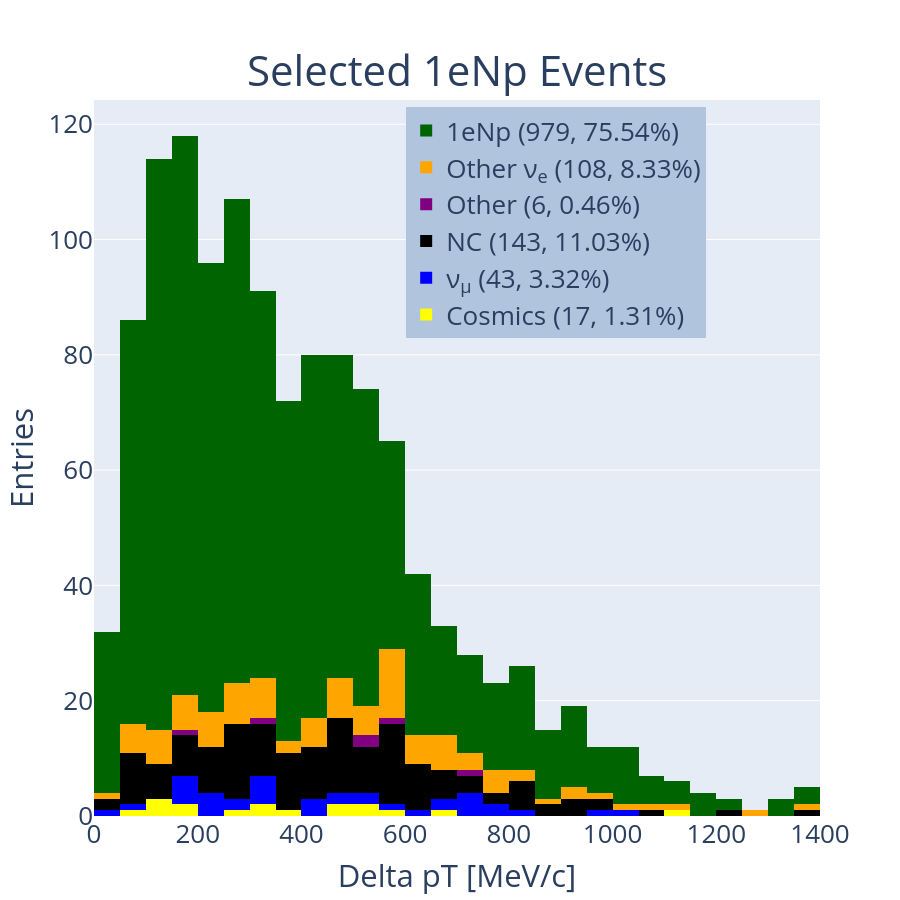
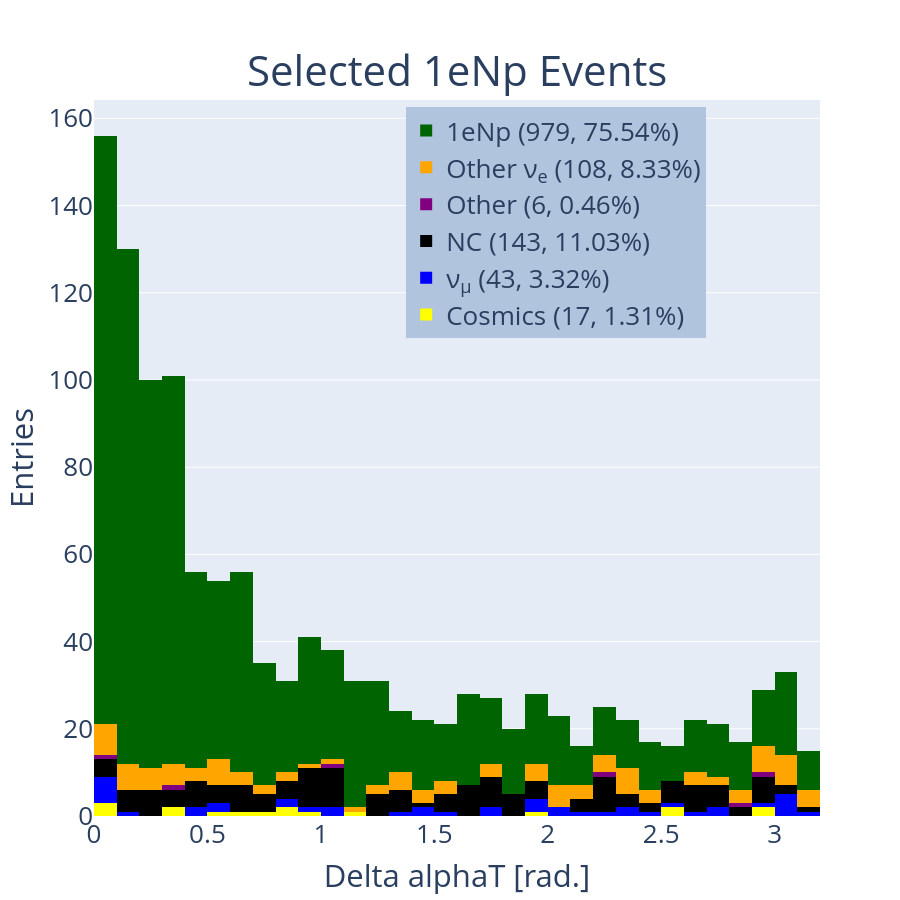
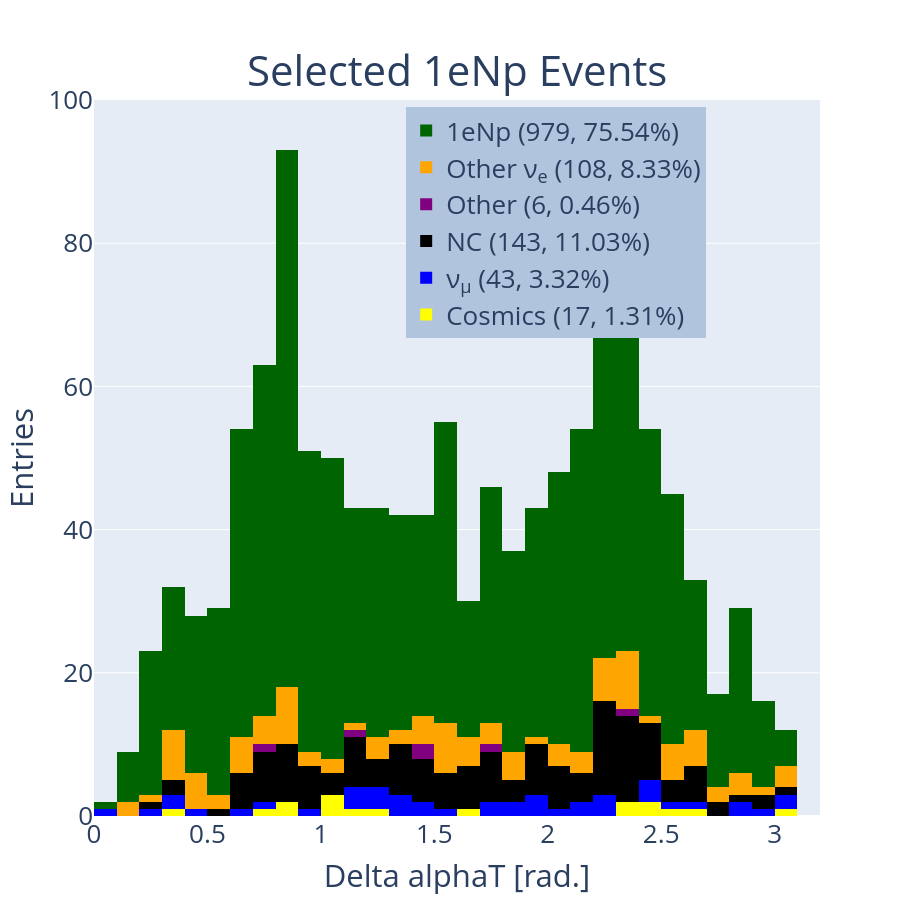

Notebook code cell kept with these figures, in order:
### Code cell
#hist_1d('reco_nu_energy',[0,5000],[0,5000,250],'Reco Neutrino Energy [MeV]','Selected 1e1p Events','1e1p')
hist_1d('delta_pt_reco',[0,1400],[0,10000,50],'Delta pT [MeV/c]','Selected 1eNp Events','1eNp')
hist_1d('delta_phiT_reco',[0,3.2],[0,5,.1],'Delta alphaT [rad.]','Selected 1eNp Events','1eNp')
hist_1d('delta_alphaT_reco',[0,3.2],[-10,10,.1],'Delta alphaT [rad.]','Selected 1eNp Events','1eNp')
#hist_1d('reco_nu_energy',[0,5000],[0,5000,100],'Reco Neutrino Energy [MeV]','Selected CC \u03BD<sub>e</sub> Inclusive Events','Nue')

### Figure 1 — Plotly figure (JSON) as saved in the notebook; plotly's stock layout.template omitted (floating-point values rounded to 4 significant figures; data arrays with more than 128 entries replaced by an {"elided": "..."} marker saying what was removed)
{"data": [{"marker": {"color": "yellow"}, "name": "Cosmics (17, 1.31%)", "type": "histogram", "x": [667.0, 103.3, 276.3, 555.2, 391.6, 156.8, 540.0, 319.3, 309.4, 127.5, 1100.0, 454.0, 112.1, 529.2, 483.7, 87.7, 171.6], "xaxis": "x", "xbins": {"end": 10000, "size": 50, "start": 0}, "yaxis": "y"}, {"marker": {"color": "blue"}, "name": "ν<sub>μ</sub> (43, 3.32%)", "type": "histogram", "x": [493.1, 2782.0, 403.5, 616.8, 313.0, 325.9, 84.56, 427.0, 158.7, 326.8, 651.2, 341.0, 740.4, 199.2, 712.8, 150.2, 1442.0, 171.6, 993.8, 198.7, 38.2, 229.2, 554.2, 1458.0, 1001.0, 307.0, 255.4, 239.0, 787.5, 237.9, 823.3, 477.9, 697.1, 738.2, 1515.0, 730.1, 2535.0, 536.7, 253.1, 242.9, 431.3, 758.8, 523.9], "xaxis": "x", "xbins": {"end": 10000, "size": 50, "start": 0}, "yaxis": "y"}, {"marker": {"color": "black"}, "name": "NC (143, 11.03%)", "type": "histogram", "x": {"elided": "143 float values"}, "xaxis": "x", "xbins": {"end": 10000, "size": 50, "start": 0}, "yaxis": "y"}, {"marker": {"color": "purple"}, "name": "Other (6, 0.46%)", "type": "histogram", "x": [304.2, 547.6, 741.9, 167.5, 565.0, 512.6], "xaxis": "x", "xbins": {"end": 10000, "size": 50, "start": 0}, "yaxis": "y"}, {"marker": {"color": "orange"}, "name": "Other ν<sub>e</sub> (108, 8.33%)", "type": "histogram", "x": [348.4, 602.2, 574.6, 595.9, 191.7, 621.1, 1274.0, 183.4, 2340.0, 342.7, 158.7, 257.9, 1041.0, 62.41, 387.8, 655.2, 686.1, 292.7, 4099.0, 432.5, 588.6, 571.0, 439.3, 1408.0, 792.3, 180.9, 840.5, 567.9, 658.6, 536.4, 451.2, 4670.0, 1592.0, 1119.0, 579.1, 561.9, 71.76, 620.9, 594.9, 654.9, 1515.0, 1356.0, 268.4, 116.1, 678.5, 291.7, 255.8, 697.1, 466.9, 938.5, 418.3, 789.5, 744.4, 43.04, 863.7, 145.4, 184.1, 470.9, 553.0, 594.1, 558.4, 344.1, 815.1, 307.2, 530.9, 3512.0, 145.1, 2874.0, 247.7, 644.7, 961.8, 223.4, 282.6, 735.3, 206.0, 431.2, 310.2, 138.2, 2230.0, 442.0, 374.2, 489.3, 501.4, 2218.0, 508.2, 530.2, 495.1, 466.6, 778.3, 56.42, 327.5, 1078.0, 251.3, 630.2, 241.5, 66.57, 78.75, 560.8, 229.0, 923.2, 189.9, 119.3, 728.5, 795.2, 467.1, 305.7, 128.1, 205.5], "xaxis": "x", "xbins": {"end": 10000, "size": 50, "start": 0}, "yaxis": "y"}, {"marker": {"color": "darkgreen"}, "name": "1eNp (979, 75.54%)", "type": "histogram", "x": {"elided": "979 float values"}, "xaxis": "x", "xbins": {"end": 10000, "size": 50, "start": 0}, "yaxis": "y"}], "layout": {"annotations": [{"font": {"size": 46}, "showarrow": false, "text": "<span style='font-size: 42px;'>Selected 1eNp Events", "x": 0.5, "xanchor": "center", "xref": "paper", "y": 1, "yanchor": "bottom", "yref": "paper"}], "barmode": "stack", "font": {"size": 26}, "height": 900, "legend": {"bgcolor": "LightSteelBlue", "bordercolor": "Black", "x": 0.43, "xanchor": "left", "y": 0.99, "yanchor": "top"}, "showlegend": true, "width": 900, "xaxis": {"anchor": "y", "domain": [0, 1], "range": [0, 1400], "title": {"text": "Delta pT [MeV/c]"}}, "yaxis": {"anchor": "x", "domain": [0, 1], "title": {"text": "Entries"}}}}

### Figure 2 — Plotly figure (JSON) as saved in the notebook; plotly's stock layout.template omitted (floating-point values rounded to 4 significant figures; data arrays with more than 128 entries replaced by an {"elided": "..."} marker saying what was removed)
{"data": [{"marker": {"color": "yellow"}, "name": "Cosmics (17, 1.31%)", "type": "histogram", "x": [2.922, 0.02241, 0.5284, 0.9624, 0.3779, 0.0653, 2.914, 2.551, 0.6862, 0.8578, 2.512, 0.8713, 0.3146, 0.7247, 1.145, 0.04556, 1.946], "xaxis": "x", "xbins": {"end": 5, "size": 0.1, "start": 0}, "yaxis": "y"}, {"marker": {"color": "blue"}, "name": "ν<sub>μ</sub> (43, 3.32%)", "type": "histogram", "x": [0.8012, 0.07504, 0.007759, 1.916, 0.04937, 0.845, 2.018, 3.059, 0.5758, 0.08341, 2.536, 3.086, 0.9027, 1.396, 0.06566, 1.467, 1.04, 0.513, 0.4982, 1.562, 0.1487, 0.06758, 1.928, 2.397, 2.21, 2.311, 1.004, 1.489, 3.04, 0.407, 1.796, 2.085, 2.747, 2.42, 2.648, 3.066, 1.928, 2.907, 1.738, 2.752, 3.14, 2.172, 3.042], "xaxis": "x", "xbins": {"end": 5, "size": 0.1, "start": 0}, "yaxis": "y"}, {"marker": {"color": "black"}, "name": "NC (143, 11.03%)", "type": "histogram", "x": {"elided": "143 float values"}, "xaxis": "x", "xbins": {"end": 5, "size": 0.1, "start": 0}, "yaxis": "y"}, {"marker": {"color": "purple"}, "name": "Other (6, 0.46%)", "type": "histogram", "x": [0.3561, 2.258, 2.836, 0.05622, 1.085, 2.992], "xaxis": "x", "xbins": {"end": 5, "size": 0.1, "start": 0}, "yaxis": "y"}, {"marker": {"color": "orange"}, "name": "Other ν<sub>e</sub> (108, 8.33%)", "type": "histogram", "x": [2.988, 1.504, 2.194, 3.031, 0.01233, 3.061, 2.352, 1.701, 2.335, 0.5277, 0.2607, 2.886, 1.738, 2.324, 0.5867, 0.6999, 1.773, 0.7053, 3.008, 1.586, 1.314, 1.355, 2.869, 0.5015, 1.527, 0.1865, 2.921, 0.6386, 2.115, 3.021, 2.041, 0.118, 1.975, 2.628, 0.02891, 2.007, 0.09614, 2.006, 2.952, 2.413, 2.451, 1.499, 0.6644, 0.2373, 2.093, 0.2618, 0.776, 2.249, 0.8793, 2.695, 2.965, 2.456, 3.081, 0.271, 0.3352, null, 0.2254, 2.27, 1.438, 3.126, 1.368, 2.334, 2.843, 0.09244, 0.9611, 2.753, 0.05846, 3.04, 0.3841, 2.251, 2.958, 0.08105, 1.243, 2.298, 0.5191, 3.12, 2.1, 0.1747, 1.464, 0.4207, 0.0471, 1.081, 1.242, 2.325, 2.611, 3.14, 3.107, 0.1049, 1.93, 0.3937, 0.3464, 2.374, 1.969, 2.089, 0.4616, 1.975, 0.114, 3.029, 0.5928, 2.796, 0.1741, 1.313, 0.8403, 2.955, 1.174, 0.5686, 0.4924, 0.3649], "xaxis": "x", "xbins": {"end": 5, "size": 0.1, "start": 0}, "yaxis": "y"}, {"marker": {"color": "darkgreen"}, "name": "1eNp (979, 75.54%)", "type": "histogram", "x": {"elided": "979 float values"}, "xaxis": "x", "xbins": {"end": 5, "size": 0.1, "start": 0}, "yaxis": "y"}], "layout": {"annotations": [{"font": {"size": 46}, "showarrow": false, "text": "<span style='font-size: 42px;'>Selected 1eNp Events", "x": 0.5, "xanchor": "center", "xref": "paper", "y": 1, "yanchor": "bottom", "yref": "paper"}], "barmode": "stack", "font": {"size": 26}, "height": 900, "legend": {"bgcolor": "LightSteelBlue", "bordercolor": "Black", "x": 0.43, "xanchor": "left", "y": 0.99, "yanchor": "top"}, "showlegend": true, "width": 900, "xaxis": {"anchor": "y", "domain": [0, 1], "range": [0, 3.2], "title": {"text": "Delta alphaT [rad.]"}}, "yaxis": {"anchor": "x", "domain": [0, 1], "title": {"text": "Entries"}}}}

### Figure 3 — Plotly figure (JSON) as saved in the notebook; plotly's stock layout.template omitted (floating-point values rounded to 4 significant figures; data arrays with more than 128 entries replaced by an {"elided": "..."} marker saying what was removed)
{"data": [{"marker": {"color": "yellow"}, "name": "Cosmics (17, 1.31%)", "type": "histogram", "x": [1.667, 2.358, 0.8919, 1.03, 0.8485, 2.389, 0.7714, 2.692, 2.537, 1.138, 2.471, 1.029, 1.275, 0.3951, 1.04, 3.032, 2.448], "xaxis": "x", "xbins": {"end": 10, "size": 0.1, "start": -10}, "yaxis": "y"}, {"marker": {"color": "blue"}, "name": "ν<sub>μ</sub> (43, 3.32%)", "type": "histogram", "x": [1.319, 0.0994, 0.6172, 1.393, 2.65, 1.828, 2.171, 2.427, 1.703, 1.245, 2.506, 3.016, 1.242, 1.936, 1.705, 2.25, 3.019, 2.137, 0.429, 1.182, 0.9732, 0.3183, 1.327, 1.948, 2.038, 2.215, 1.509, 1.296, 0.2994, 1.428, 1.402, 1.183, 2.819, 1.852, 0.3956, 1.915, 2.278, 2.834, 2.5, 1.15, 2.492, 0.7746, 2.916], "xaxis": "x", "xbins": {"end": 10, "size": 0.1, "start": -10}, "yaxis": "y"}, {"marker": {"color": "black"}, "name": "NC (143, 11.03%)", "type": "histogram", "x": {"elided": "143 float values"}, "xaxis": "x", "xbins": {"end": 10, "size": 0.1, "start": -10}, "yaxis": "y"}, {"marker": {"color": "purple"}, "name": "Other (6, 0.46%)", "type": "histogram", "x": [1.175, 2.339, 1.478, 1.788, 1.448, 0.7528], "xaxis": "x", "xbins": {"end": 10, "size": 0.1, "start": -10}, "yaxis": "y"}, {"marker": {"color": "orange"}, "name": "Other ν<sub>e</sub> (108, 8.33%)", "type": "histogram", "x": [2.463, 0.6589, 0.507, 2.317, 2.375, 1.426, 2.357, 0.4939, 0.3382, 0.6282, 0.6391, 0.8043, 0.5372, 0.8162, 1.668, 1.373, 0.892, 1.567, 0.3328, 1.056, 0.9047, 0.3699, 2.891, 1.777, 2.087, 0.4719, 1.87, 1.551, 2.07, 0.4617, 1.208, 2.365, 0.8546, 0.8194, 1.157, 0.3991, 2.607, 0.7698, 2.361, 0.7024, 3.047, 2.539, 1.526, 2.127, 0.6655, 1.612, 1.738, 2.589, 1.686, 0.3987, 1.628, 2.856, 2.672, 0.9265, 3.049, null, 2.225, 0.7845, 1.476, 0.1554, 1.831, 2.218, 2.538, 2.637, 1.437, 0.4555, 2.829, 1.966, 2.169, 0.3299, 2.336, 0.803, 1.874, 1.217, 2.335, 2.537, 2.703, 0.6591, 1.571, 0.7048, 0.4811, 1.388, 1.558, 2.561, 0.1821, 0.817, 2.738, 0.8726, 2.141, 2.922, 1.082, 1.572, 1.707, 1.262, 2.268, 2.235, 2.246, 2.325, 1.569, 0.27, 2.644, 0.3858, 1.849, 2.651, 2.077, 1.458, 2.228, 3.032], "xaxis": "x", "xbins": {"end": 10, "size": 0.1, "start": -10}, "yaxis": "y"}, {"marker": {"color": "darkgreen"}, "name": "1eNp (979, 75.54%)", "type": "histogram", "x": {"elided": "979 float values"}, "xaxis": "x", "xbins": {"end": 10, "size": 0.1, "start": -10}, "yaxis": "y"}], "layout": {"annotations": [{"font": {"size": 46}, "showarrow": false, "text": "<span style='font-size: 42px;'>Selected 1eNp Events", "x": 0.5, "xanchor": "center", "xref": "paper", "y": 1, "yanchor": "bottom", "yref": "paper"}], "barmode": "stack", "font": {"size": 26}, "height": 900, "legend": {"bgcolor": "LightSteelBlue", "bordercolor": "Black", "x": 0.43, "xanchor": "left", "y": 0.99, "yanchor": "top"}, "showlegend": true, "width": 900, "xaxis": {"anchor": "y", "domain": [0, 1], "range": [0, 3.2], "title": {"text": "Delta alphaT [rad.]"}}, "yaxis": {"anchor": "x", "domain": [0, 1], "title": {"text": "Entries"}}}}
